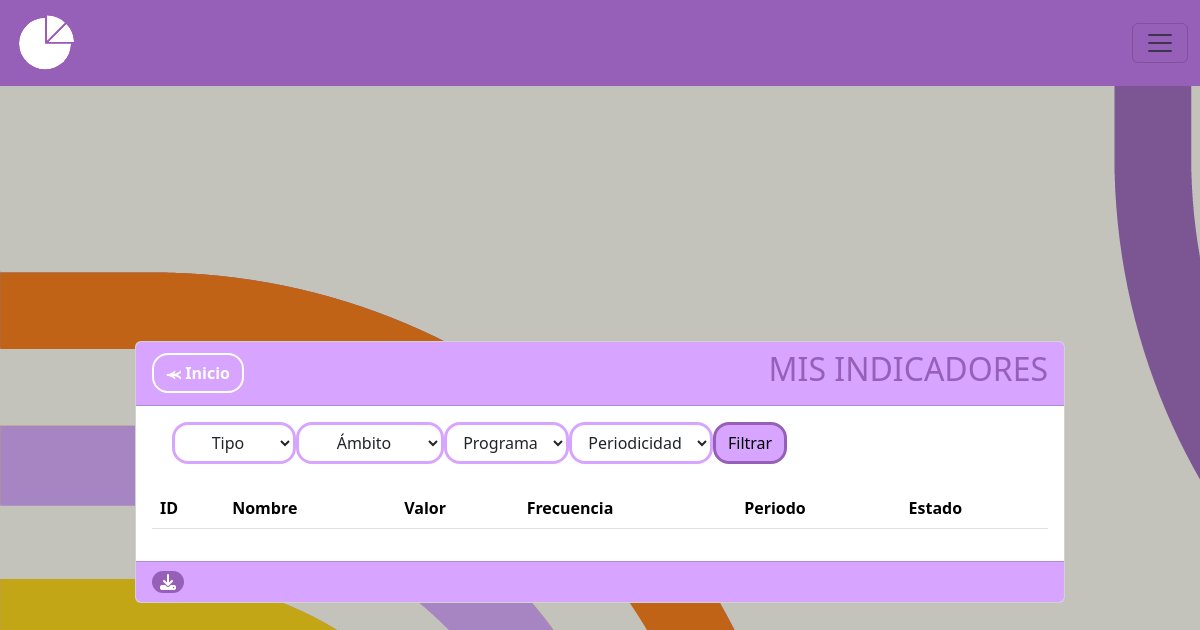
The app's page /indicadores, older data.
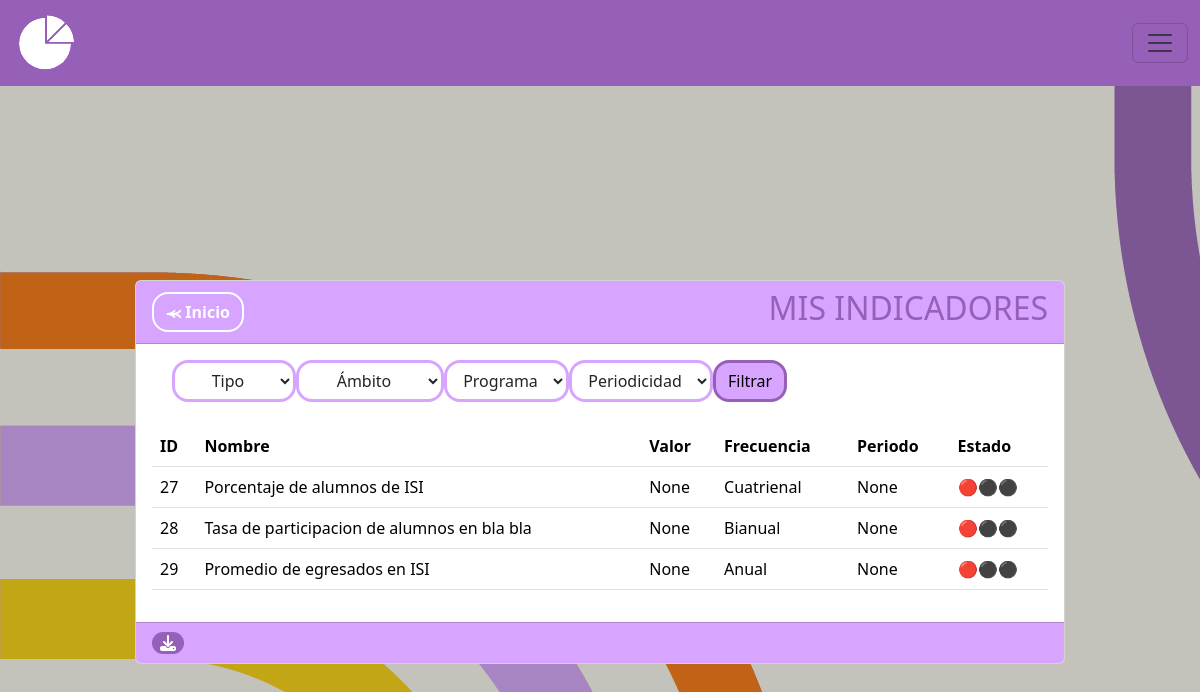
The same page, newer data.
### MIReApp/models.py (models this page shows, shortened)
class Indicador(models.Model):
    id = models.AutoField(primary_key=True)
    nombre = models.CharField(max_length=100,
                              verbose_name='Nombre',
                              unique= True,
                              validators= [
                                  RegexValidator(regex= r'^[a-zA-Z\s]*$',
                                                 message="El nombre no puede contener caracteres especiales.",
                                                 code='invalid_nombre')
                              ])
    descripcion = models.CharField(max_length=100, verbose_name='Descripción', blank=True, null=True)
    ambito = models.ForeignKey('Ambito', on_delete=models.CASCADE)
    tipo = models.ForeignKey('Tipo', on_delete=models.CASCADE)
    programa = models.ForeignKey('Programa', on_delete=models.SET_NULL, null=True, blank=True)
    objetivo = models.ForeignKey('Objetivos', on_delete=models.CASCADE, blank=True, null=True)
    frecuencia = models.CharField(verbose_name='Frecuencia de medición',max_length=10, choices=FRECUENCIAS)
    formula = models.CharField(max_length=20, choices= FORMULAS,verbose_name='Formula', blank=True)
    numerador = models.ForeignKey('Metrica', related_name='Numerador', on_delete=models.CASCADE, blank=True, null=True)
    denominador = models.ForeignKey('Metrica', related_name='Denominador', on_delete=models.CASCADE, blank=True, null=True)
    numerador_periodo = models.ForeignKey('HistorialMetrica', related_name='Instancia_Numerador', on_delete=models.CASCADE, blank=True, null=True)
    denominador_periodo = models.ForeignKey('HistorialMetrica', related_name='Instancia_Denominador', on_delete=models.CASCADE, blank=True, null=True)
    numerador_medida = models.CharField(max_length=100, verbose_name='', blank=True, null=True)
    denominador_medida = models.CharField(max_length=100, verbose_name='', blank=True, null=True)
    numerador_valor = models.PositiveIntegerField(verbose_name='', blank=True, null=True)
    denominador_valor = models.PositiveIntegerField(verbose_name='' , blank=True, null=True)
    resultado = models.CharField(max_length=100, verbose_name='', blank=True, null=True)
    estado = models.CharField(max_length=100, verbose_name='Descripción', blank=True, null=True)

### MIReApp/views.py (the view)
# urls.py: path('indicadores',views.indicadores, name='indicadores'),
def indicadores(request):
    es_owner = False
    if request.user.is_authenticated:
        if request.user.is_owner:
            es_owner = True
    indicadores = Indicador.objects.all()
    json_data = serializers.serialize("json", indicadores)
    tipos = Tipo.objects.all()
    ambitos = Ambito.objects.all()
    programas = Programa.objects.all()
    tipo_opciones = {
        "Eficacia": ["1", "2", "4"],
        "Eficiencia": ["3", "5", "8"],
        "Calidad": ["6"],
        "Economía": ["9"],
    }
    tipo = request.GET.get('tipo')
    ambito = request.GET.get('ambito')
    programa = request.GET.get('programa')
    frecuencia = request.GET.get('periodicidad')
    indicadores = Indicador.objects.all()
    json_data = serializers.serialize("json", indicadores)
    if tipo:
        tipo = tipo_opciones[tipo]
        indicadores = indicadores.filter(tipo__in=tipo)
    if ambito:
        indicadores = indicadores.filter(ambito=ambito)
    if programa:
        indicadores = indicadores.filter(programa=programa)
    if frecuencia:
        indicadores = indicadores.filter(frecuencia=frecuencia)
    return render(request, 'indicadores/index.html', {'indicador': indicadores, 'json_data':json_data, 'tipos': tipos, 'ambitos': ambitos, 'programas': programas, 'es_owner': es_owner})

### MIReApp/templates/indicadores/index.html (shortened to what the changed rows need)
{% extends "base.html" %}
{% block contenido %}
<br>
<br>
<br>
<br>
<br>
<center>
    <link rel="stylesheet" href="https://cdnjs.cloudflare.com/ajax/libs/font-awesome/6.4.2/css/all.min.css">
    <div class="col-md-10 card" style="text-align: left;">
        <div class="card-header" style="background-color: #D7A5FF;">
            <div style="display: flex; justify-content: space-between; align-items: center;">
                <span>
                    <h2 style="color: #965FB8;">MIS INDICADORES</h2>
                </span>
            </div>
        </div>
        <div class="card-body">
            <br>
            <div class="table-responsive">
                <table class="table rounded-4" style="background-color: #D7A5FF;">
                    <thead>
                        <tr>
                            <th scope="col">ID</th>
                            <th scope="col">Nombre</th>
                            <th scope="col">Valor</th>
                            <th scope="col">Frecuencia</th>
                            <th scope="col">Periodo</th>
                            <th scope="col">Estado</th>
                        </tr>
                    </thead>
                    <tbody>
                        {% for indi in indicador %}
                        <tr class="">
                            <td scope="row">{{ indi.id }}</td>
                            <td>{{ indi.nombre }}</td>
                            <td>{{ indi.resultado }}</td>
                            <td>{{ indi.frecuencia }}</td>
                            <td>{{ indi.numerador_periodo }}</td>
                            {% if indi.numerador_medida == None and indi.denominador_medida == None and indi.numerador_valor == None and indi.denominador_valor == None %}
                                <td> 🔴⚫⚫ </td>
                            {% elif indi.numerador_medida != None and indi.denominador_medida != None and indi.numerador_valor != None and indi.denominador_valor != None %}
                                <td> ⚫⚫🟢 </td>
                            {% else %}
                                <td> ⚫🟡⚫ </td>
                            {% endif %}
                        </tr>
                        {% endfor %}
                    </tbody>
                </table>
            </div>
        </div>
    </div>
</div>
{% endblock %}

Row changes from the older to the newer data that the page shows:
added Indicador: id "27", nombre "Porcentaje de alumnos de ISI", resultado "None", frecuencia "Cuatrienal", numerador_periodo "None"
added Indicador: id "28", nombre "Tasa de participacion de alumnos en bla bla", resultado "None", frecuencia "Bianual", numerador_periodo "None"
added Indicador: id "29", nombre "Promedio de egresados en ISI", resultado "None", frecuencia "Anual", numerador_periodo "None"
